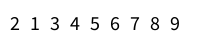
Frame 1 (no input)
Frame 60 (the mouse pressed at the canvas centre just before this capture): identical to frame 1, image omitted
Frame 120 (the mouse held since frame 60 and released just before this capture): identical to frame 1, image omitted

The Processing sketch that drew this single still picture (run headless with seeded random() and noise(); from frame 60 on, the mouse is pressed at the canvas centre):

// Processing sketch: reverseItGame
// ── reverseItGame.pde
int[] numbers = {2, 1, 3, 4, 5, 6 ,7, 8, 9};
float x = 0;

void setup() {
  size(200, 50);
}

void draw() {
  background(255);
  fill(0);
  textSize(20);
  for(int i = 0; i < numbers.length; i++) {
    text(numbers[i], i*20 + 10, 30);
    }
  
    if(win()) {
      println("numbers arranged");
      noLoop();
    }
}   

void keyPressed() {
  if(keyCode == '2') {
    swap(2);
  }
  if(keyCode == '3') {
    swap(3);
  }
  if(keyCode == '4') {
    swap(4);
  }
  if(keyCode == '5') {
    swap(5);
  }
  if(keyCode == '6') {
    swap(6);
  }
  if(keyCode == '7') {
    swap(7);
  }
  if(keyCode == '8') {
    swap(8);
  }
  if(keyCode == '9') {
    swap(9);
  }  
}

void swap(int key_) {
  int counterX = ((key_) - 1);
  int counter = 0;
  
  if(key_ == 2 || key_ == 3) {
    counter = 1;
  } else if(key_ == 4 || key_ == 5) {
    counter = 2;
  } else if(key_ == 6 || key_ == 7) {
    counter = 3;
  } else if(key_ == 7 || key_ == 8) {
    counter = 4;
  } else if(key_ == 9) {
    counter = 5;
  }
  
  for(int i = 0; i < counter; i++) {
    int copy = numbers[i];
    numbers[i] = numbers[counterX-i];
    numbers[counterX-i] = copy;
  }  
}

boolean win() {
  if(numbers[0] == 1 && numbers[1] == 2 && numbers[2] == 3 && numbers[3] == 4 && numbers[4] == 5 && numbers[5] == 6 && numbers[6] == 7 && numbers[7] == 8
  && numbers[8] == 9) {
    return true;
  } else {
    return false;
  }
}
